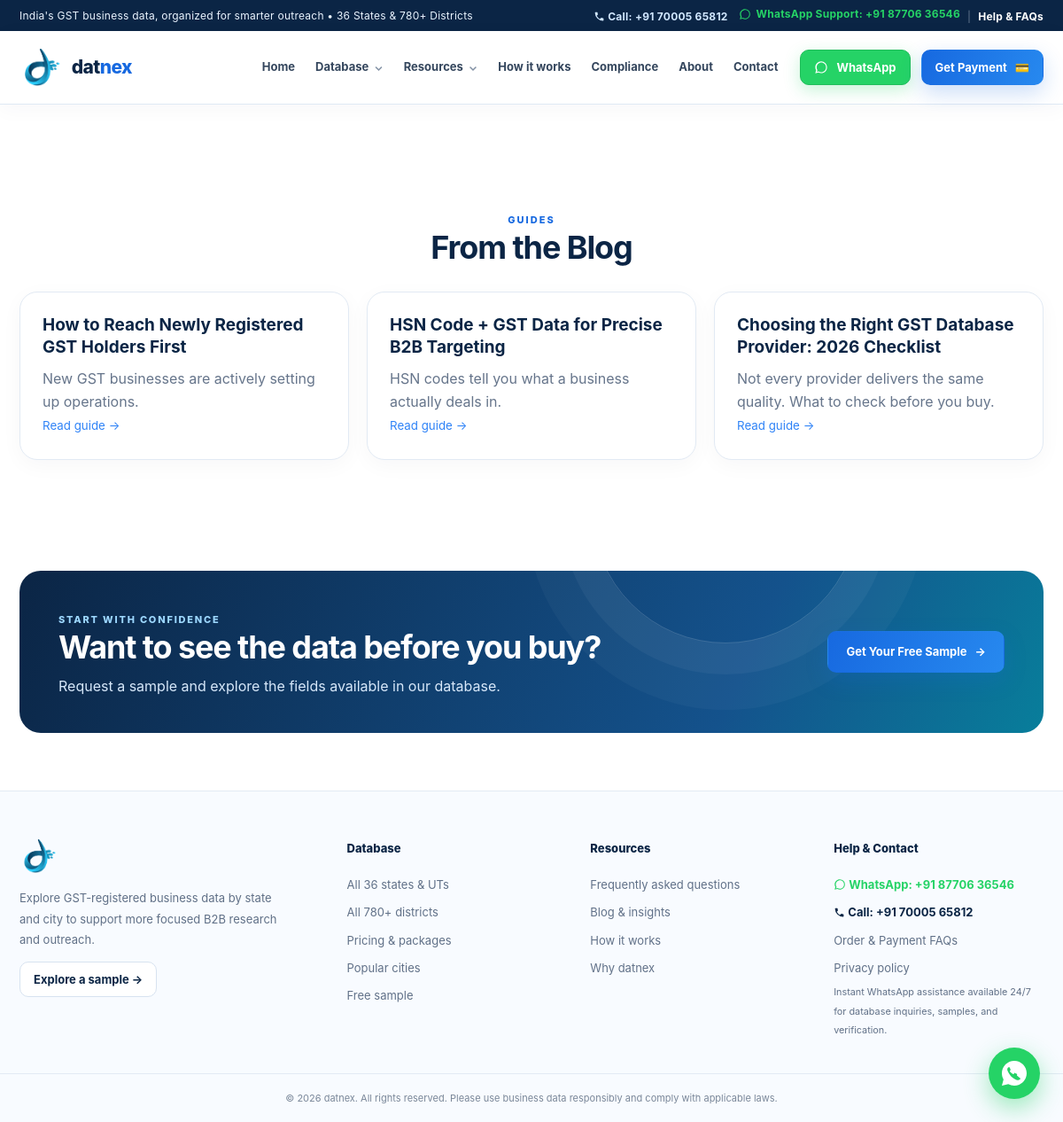
Page /blog on the committed database.
### tables this page shows
CREATE TABLE settings(
  key TEXT PRIMARY KEY, value TEXT);

CREATE TABLE blog_posts(
  id INTEGER PRIMARY KEY AUTOINCREMENT, title TEXT, slug TEXT UNIQUE,
  excerpt TEXT, body TEXT, created_at TEXT DEFAULT CURRENT_TIMESTAMP);

### app.py (the view)
@app.route("/blog")
def blog():
    posts = get_db().execute("SELECT * FROM blog_posts ORDER BY id DESC").fetchall()
    return render_template("blog.html", posts=posts)

### app.py (called while the page is built)
def get_db():
    if "db" not in g:
        g.db = sqlite3.connect(DB_PATH)
        g.db.row_factory = sqlite3.Row
        g.db.execute("PRAGMA foreign_keys=ON")
    return g.db

### templates/blog.html
{% extends 'base.html' %}
{% block content %}
<div class="wrap">
  <div class="sec"><span class="kicker">Guides</span><h2>From the Blog</h2></div>
  <div class="grid g3">
    {% for p in posts %}
    <a class="card" href="/blog/{{ p.slug }}"><h3>{{ p.title }}</h3><p>{{ p.excerpt }}</p>
      <small style="color:var(--blue2)">Read guide →</small></a>
    {% endfor %}
  </div>
</div>
{% endblock %}

### templates/base.html (shortened to what this page needs)
<!DOCTYPE html>
<html lang="en">
<head>
</head>
<body>
<div class="announcement"><div class="container announcement-inner"><span>India's GST business data, organized for smarter outreach • 36 States &amp; 780+ Districts</span><span class="announce-right"><a href="tel:{{ call_number }}" style="color:#d1e7ff;font-weight:750;margin-right:12px;text-decoration:none"> Call: {{ call_display }}</a><a href="{{ whatsapp_url('Hi datnex, I want to inquire about GST database packages.') }}" target="_blank" rel="noopener noreferrer" class="wa-announce-link" title="Chat on WhatsApp"> WhatsApp Support: {{ whatsapp_display }}</a><span style="opacity:.4;margin:0 8px">|</span><a href="/faq">Help &amp; FAQs</a></span></div></div>
<header class="nav"><div class="container nav-inner">
  <a class="logo" href="/" aria-label="datnex home" style="gap:10px;text-decoration:none"><img src="{{ url_for('static', filename='logo.png') }}" alt="datnex logo" style="height:42px;width:auto;display:block;object-fit:contain"><span style="font-size:21px;font-weight:850;letter-spacing:-.6px;color:#0b2545">dat<span style="color:#1769e0">nex</span></span></a>
  <nav class="links" id="site-links" aria-label="Main navigation">
    <a href="/">Home</a>
    <div class="nav-item"><button type="button" aria-expanded="false">Database</button></div>
    <div class="nav-item"><button type="button" aria-expanded="false">Resources</button><div class="dropdown"><a href="/faq">FAQs</a><a href="/blog">Articles &amp; updates</a><a href="/free-sample">Download free sample</a></div></div>
    <a href="/#how-it-works">How it works</a><a href="/privacy-policy">Compliance</a><a href="/#why-us">About</a><a href="/faq">Contact</a>
  </nav>
  <div class="nav-actions">
    <a class="btn wa-btn small" href="{{ whatsapp_url() }}" target="_blank" rel="noopener noreferrer" title="Chat on WhatsApp ({{ whatsapp_display }})">
      <span>WhatsApp</span>
    </a>
    <a class="btn primary small" href="/checkout">Get Payment <span>💳</span></a>
  </div>
</div></header>
{% block content %}{% endblock %}
<div class="cta"><div><span class="eyebrow" style="color:#9dd8ff">Start with confidence</span><h2>Want to see the data before you buy?</h2><p>Request a sample and explore the fields available in our database.</p></div><a class="btn primary" href="/free-sample">Get Your Free Sample <span>→</span></a></div>
<footer><div class="container footer-grid">
  <div class="footer-brand"><a class="logo" href="/"><img src="{{ url_for('static', filename='logo.png') }}" alt="datnex logo" style="height:38px;width:auto;display:block;object-fit:contain"></a><p>Explore GST-registered business data by state and city to support more focused B2B research and outreach.</p><a class="btn small" href="/free-sample">Explore a sample →</a></div>
  <div class="footer-links"><span class="footer-title">Database</span><a href="/gst-database">All 36 states &amp; UTs</a><a href="/gst-districts">All 780+ districts</a><a href="/#pricing">Pricing &amp; packages</a><a href="/#coverage">Popular cities</a><a href="/free-sample">Free sample</a></div>
  <div class="footer-links"><span class="footer-title">Resources</span><a href="/faq">Frequently asked questions</a><a href="/blog">Blog &amp; insights</a><a href="/#how-it-works">How it works</a><a href="/#why-us">Why datnex</a></div>
  <div class="footer-links footer-contact"><span class="footer-title">Help &amp; Contact</span>
    <a href="{{ whatsapp_url('Hi datnex, I need help with GST Business Database.') }}" target="_blank" rel="noopener noreferrer" style="color:#25D366;font-weight:750">
      WhatsApp: {{ whatsapp_display }}
    </a>
    <a href="tel:{{ call_number }}" style="color:var(--navy);font-weight:750" title="Direct Phone Call">
      Call: {{ call_display }}
    </a>
    <a href="/faq">Order &amp; Payment FAQs</a>
    <a href="/privacy-policy">Privacy policy</a>
    <small>Instant WhatsApp assistance available 24/7 for database inquiries, samples, and verification.</small>
  </div>
</div><div class="footer-b">© 2026 datnex. All rights reserved. Please use business data responsibly and comply with applicable laws.</div></footer>
<a href="{{ whatsapp_url('Hi datnex, I want to inquire about GST database packages.') }}" target="_blank" rel="noopener noreferrer" class="whatsapp-float" aria-label="Chat with us on WhatsApp" title="Chat on WhatsApp ({{ whatsapp_display }})">
</a>
</body></html>

### rows in the picture
settings: value "+91 70005 65812"
settings: value "+91 87706 36546"
blog_posts: title "How to Reach Newly Registered GST Holders First", excerpt "New GST businesses are actively setting up operations."
blog_posts: title "HSN Code + GST Data for Precise B2B Targeting", excerpt "HSN codes tell you what a business actually deals in."
blog_posts: title "Choosing the Right GST Database Provider: 2026 Checklist", excerpt "Not every provider delivers the same quality. What to check before you buy."
